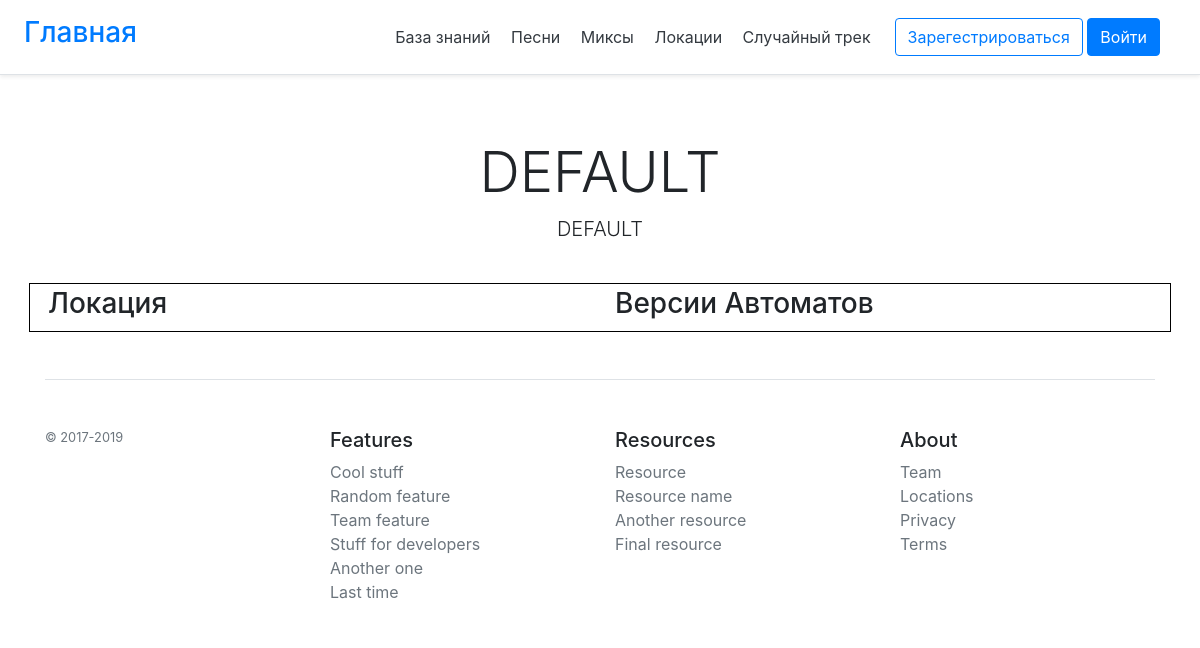
The page /locations/ on the database as committed earlier.
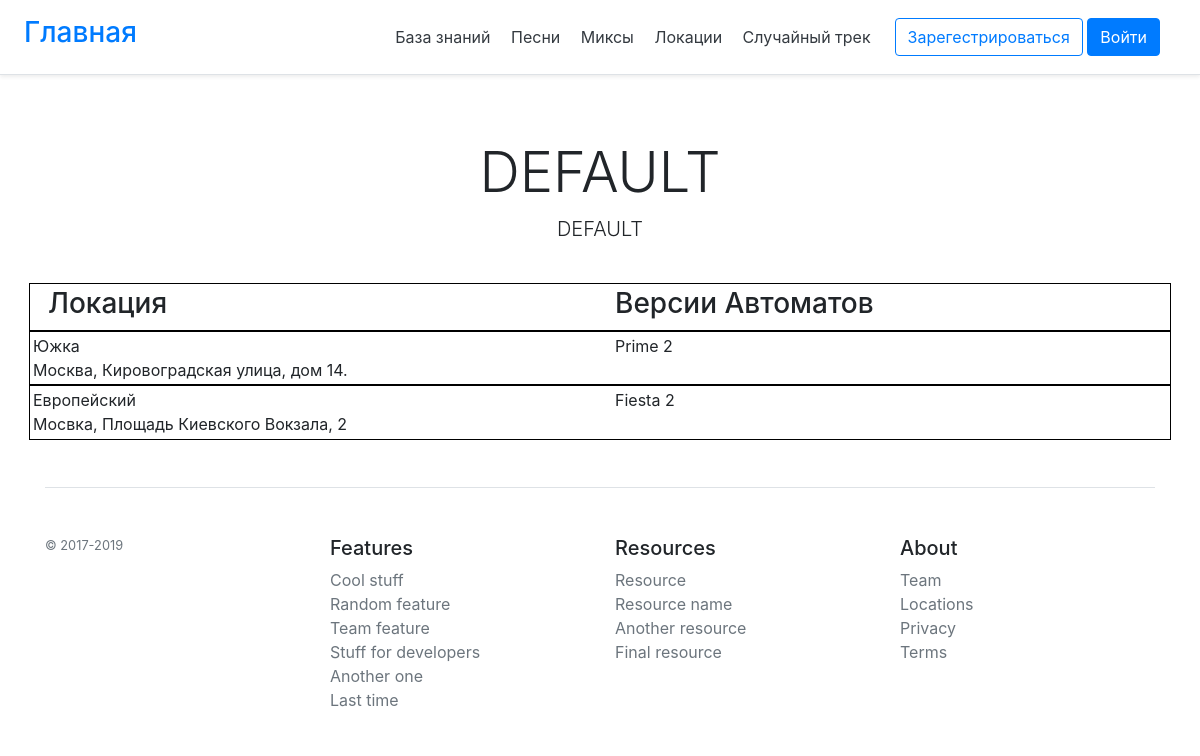
The same page on the database as committed later.
### PumpManager/models.py (models this page shows, shortened)
class Location(models.Model):
    name = models.CharField(max_length=40)
    address = models.CharField(null = True, max_length=150)
    game = models.ManyToManyField(Mix, null=True, blank=True)

class Mix(models.Model):
    name = models.CharField(max_length=25)

### PumpManager/views.py (the view)
# urls.py: path('locations/', views.locations, name = 'locations') ,
def locations(request):
    return render(request, "PumpManager/locations.html", {"locations": Location.objects.all()})

### PumpManager/templates/PumpManager/locations.html (shortened to what this page needs)
{% extends "PumpManager/base.html" %}
{%block content%}
<div class="row" style="outline: 1px solid #000; padding: 3px">
    <div class="col-md-6">
        <h3>Локация</h3>
    </div>
    <div class="col-md-6">
        <h3>Версии Автоматов</h3>
    </div>
</div>
    {%for location in locations%}
    <div class="row" style="outline: 1px solid #000; padding: 3px">
        <div class="col-md-6">
            <div class="row">{{location.name}}</div>
            <div class="row">{{location.address}}</div>
        </div>
        <div class="col-md-6">
            <div class="row">
                {%for mix in location.game.all%}
                    <div class="col-md-2">{{mix.name}}</div>
                {%endfor%}
            </div>
        </div>
    </div>
    {%endfor%}
{%endblock%}

Rows that differ between the two databases and show on the page:
added Location: name "Южка", address "Москва, Кировоградская улица, дом 14."
now on this page (row edited): Mix: name "Prime 2", shown under "Южка"
added Location: name "Европейский", address "Мосвка, Площадь Киевского Вокзала, 2"
now on this page (row edited): Mix: name "Fiesta 2", shown under "Европейский"
